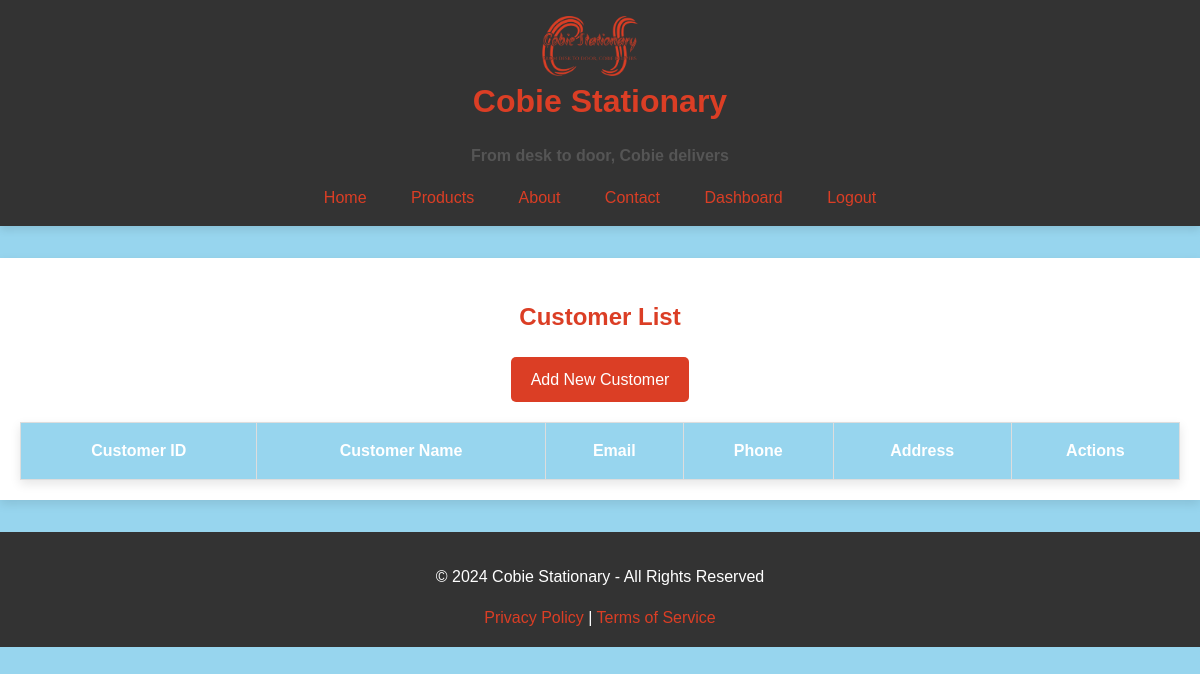
/reg/view/customers (signed in), run on an earlier commit of the app's database.
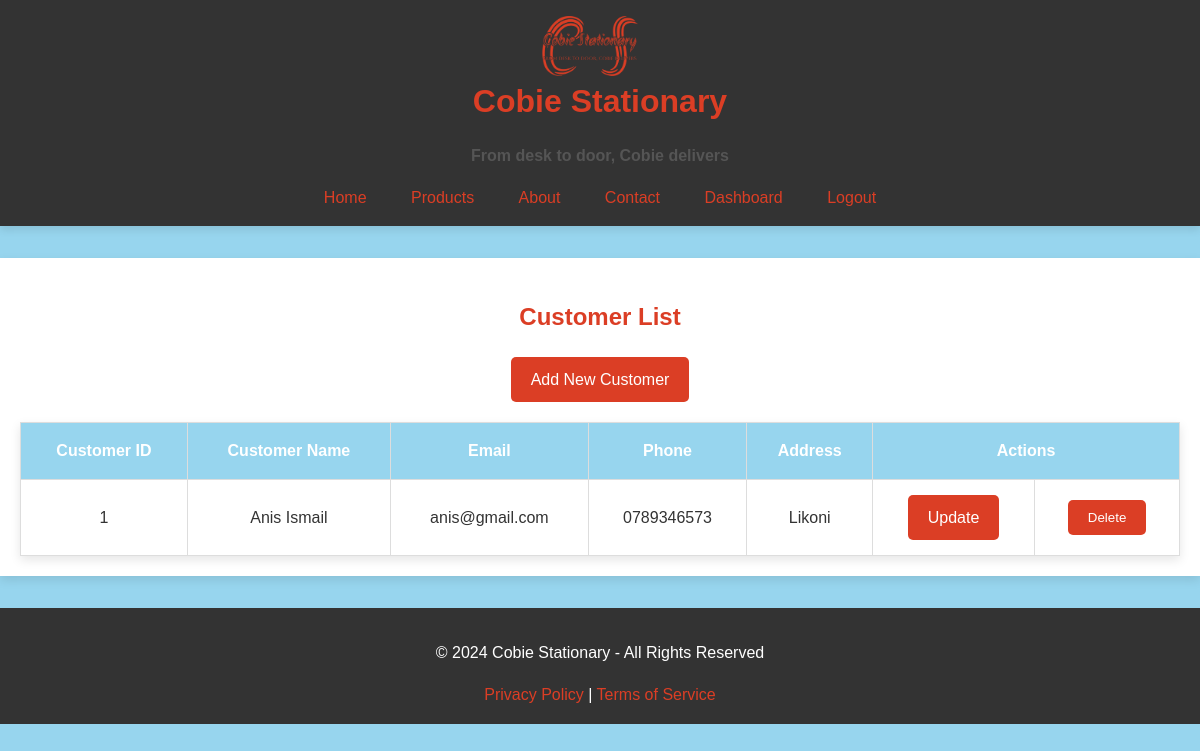
And on a later commit of the database.
### app/models.py (models this page shows, shortened)
class Customer(db.Model):
    __tablename__ = 'customers'
    customer_id = db.Column(db.Integer, primary_key=True, autoincrement=True)
    customer_name = db.Column(db.String(255), nullable=False)
    email = db.Column(db.String(255), nullable=True)
    phone = db.Column(db.String(20), nullable=True)
    address = db.Column(db.Text, nullable=True)
    sales = db.relationship('Sale', backref='customer', lazy=True)

### app/reg/routes.py (the view)
@reg_bp.route('/view/customers')
@login_required
def view_customers():
    customers = Customer.query.all()
    return render_template('view_customers.html',customers=customers)

### app/__init__.py (called while the page is built)
def create_app():
    app = Flask(__name__)
    app.config.from_object(Config)
    app.config['REMEMBER_COOKIE_DURATION'] = timedelta(minutes=1)
    db.init_app(app)
    login_manager.init_app(app)
    login_manager.login_view = 'auth.login'
    @login_manager.user_loader
    def load_user(user_id):
        return User.query.get(int(user_id))
    with app.app_context():
        db.create_all()  # Creates tables if they don't exist
    from app.base import base_bp
    app.register_blueprint(base_bp, url_prefix='')
    from app.reg import reg_bp
    app.register_blueprint(reg_bp, url_prefix='/reg')
    from app.auth import auth_bp
    app.register_blueprint(auth_bp, url_prefix='/auth')
    from app.inventory import inventory_bp
    app.register_blueprint(inventory_bp, url_prefix='/inventory')
    return app

### app/reg/templates/view_customers.html (shortened to what this page needs)
{% extends 'base.html' %}
{% block head %}
<link rel="stylesheet" href="{{ url_for('static', filename='css/tables.css') }}">
{% endblock %}
{% block content %}
    <h2>Customer List</h2>
    <a href="{{ url_for('reg.add_customer') }}" class="btn btn-primary mb-3">Add New Customer</a>
    <table class="table table-striped">
        <thead>
            <tr>
                <th>Customer ID</th>
                <th>Customer Name</th>
                <th>Email</th>
                <th>Phone</th>
                <th>Address</th>
                <th colspan="2">Actions</th>
            </tr>
        </thead>
        <tbody>
            {% for customer in customers %}
            <tr>
                <td>{{ customer.customer_id }}</td>
                <td>{{ customer.customer_name }}</td>
                <td>{{ customer.email }}</td>
                <td>{{ customer.phone }}</td>
                <td>{{ customer.address }}</td>
                <td>
                    <a href="{{ url_for('reg.update_customer', customer_id=customer.customer_id) }}" class="btn btn-warning">Update</a>
                </td>
                <td>
                    <form action="{{ url_for('reg.delete_customer', customer_id=customer.customer_id) }}" method="POST" onsubmit="return confirm('Are you sure you want to delete this customer?');">
                        <button type="submit" class="btn btn-danger">Delete</button>
                    </form>
                </td>
            </tr>
            {% endfor %}
        </tbody>
    </table>
{% endblock %}

### app/base/templates/base.html (shortened to what this page needs)
<!DOCTYPE html>
<html lang="en">
<head>
    <link rel="stylesheet" href="{{ url_for('static', filename='css/styles.css') }}">
    {% block head %}{% endblock %}
</head>
<body>
    <header>
        <div class="header-content">
            <img src="{{ url_for('static', filename='images/logo.png') }}" alt="Cobie Stationary Logo" class="logo">
            <div class="header-text">
                <h1>Cobie Stationary</h1>
                <h3>From desk to door, Cobie delivers</h3>
            </div>
        </div>
        <nav>
            <a href="{{ url_for('base.index') }}">Home</a>
            <a href="#">Products</a>
            <a href="#">About</a>
            <a href="#">Contact</a>
            {% if current_user.is_authenticated %}
                {% if current_user.role == 'Admin' %}
                    <a href="{{ url_for('base.admin_dashboard') }}">Dashboard</a>
                {% elif current_user.role == 'Salesperson' %}
                    <a href="{{ url_for('base.salesperson_dashboard') }}">Dashboard</a>
                {% endif %}
                <a href="{{ url_for('auth.logout') }}">Logout</a>
            {% else %}
                <a href="{{ url_for('reg.user_registration') }}">Sign Up</a>
                <a href="{{ url_for('auth.login') }}">Login</a>
            {% endif %}
        </nav>
    </header>
    <div class="container">
        {% block content %}{% endblock %}
    </div>
    <footer>
        <p>&copy; 2024 Cobie Stationary - All Rights Reserved</p>
        <a href="#">Privacy Policy</a> |
        <a href="#">Terms of Service</a>
    </footer>
</body>
</html>

### app/static/css/styles.css (style rules this page uses)
body { background-color: #97D5EE; color: #DB3E25; font-family: 'Arial', sans-serif; margin: 0; padding: 0; line-height: 1.6; text-align: center; }
header { background-color: #333333; box-shadow: 0px 4px 8px rgba(0, 0, 0, 0.1); padding: 1rem; margin-bottom: 2rem; }
.header-content { display: flexbox; justify-content: space-between; align-items: center; max-width: 1200px; margin: 0 auto; }
.header-text h1 { font-size: 2rem; margin: 0; }
.header-text h3 { font-size: 1rem; color: #555555; }
.logo { height: 60px; width: auto; margin-right: 20px; vertical-align: middle; }
nav { margin-top: 0.5rem; }
nav a { color: #DB3E25; text-decoration: none; padding: 0.625rem 1.25rem; border-radius: 5px; transition: background-color 0.3s ease; }
.container { max-width: 1200px; margin: 2rem auto; padding: 1.25rem; }
footer { background-color: #333333; color: #ffffff; padding: 1rem 0; text-align: center; }
footer a { color: #DB3E25; text-decoration: none; }

### app/static/css/tables.css (style rules this page uses)
.container { max-width: 1200px; margin: 2rem auto; padding: 1.25rem; background-color: #ffffff; box-shadow: 0px 4px 10px rgba(0, 0, 0, 0.1); }
.table { width: 100%; border-collapse: collapse; margin-top: 20px; box-shadow: 0px 4px 10px rgba(0, 0, 0, 0.1); }
.table th, .table td { padding: 15px; border: 1px solid #ddd; text-align: center; }
.table th { background-color: #97D5EE; color: #ffffff; font-weight: bold; }
.table tbody td { color: #333333; }
.btn { padding: 10px 20px; background-color: #DB3E25; color: #ffffff; border: none; border-radius: 5px; cursor: pointer; text-decoration: none; display: inline-block; transition: background-color 0.3s ease; }

What changed in the data, as far as the page shows it:
added Customer: customer_id "1", customer_name "Anis Ismail", email "anis@gmail.com", phone "0789346573", address "Likoni"
